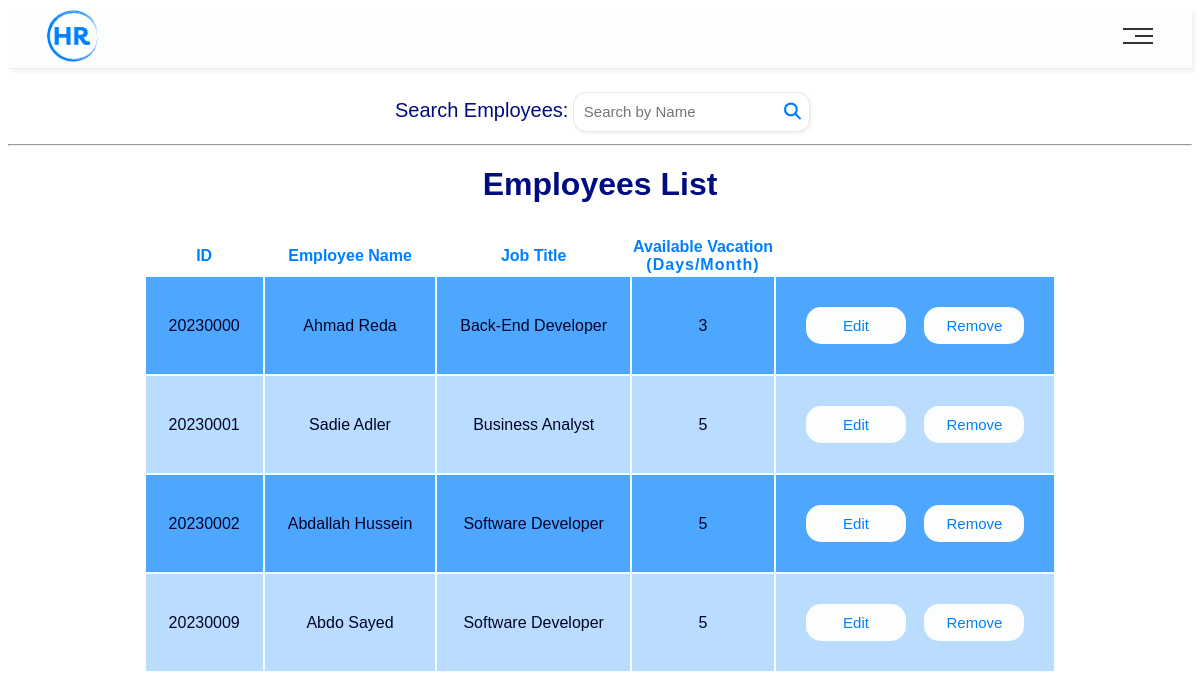
The page /ShowEmployees/ on the database its author committed.
### main/models.py (models this page shows, shortened)
class Employee(models.Model):
    ID = models.BigAutoField(primary_key=True, verbose_name='ID')
    userName = models.CharField(max_length=100)
    Email = models.CharField(max_length=255)
    phoneNum = models.IntegerField()
    address = models.CharField(max_length=255)
    birthDate = models.DateField()
    gender = models.CharField(max_length=10)
    jobTitle = models.CharField(max_length=64)
    maritalStatus = models.CharField(max_length=64)
    salary = models.IntegerField()
    vacationDays = models.IntegerField()

### main/views.py (the view)
# urls.py: path('ShowEmployees/', views.ShowEmployees, name='ShowEmployees'),
def ShowEmployees(request):
    context = {
        "Employees": Employee.objects.all()
    }
    return render(request, 'HRWebsite/Show Employees.html', context)

### main/templates/HRWebsite/Show Employees.html (shortened to what this page needs)
<!DOCTYPE html>
<html lang="en">
{% load static %}
<head>
    <link rel="stylesheet" href="{% static 'css/public.css' %}" />
    <link rel="stylesheet" href="{% static 'css/Navbar.css' %}" />
    <link rel="stylesheet" href="{% static 'css/Table.css' %}" />
    <link rel="stylesheet" href="https://use.fontawesome.com/releases/v5.15.3/css/all.css">
  </head>
  <body>
  {% include 'Navbar/HRNavBar.html' %}
  <section class="Conatiner">
    <form method="post">
      <label class="search">Search Employees: </label>
      <input class="srchfield" type="search" name="Search" placeholder="Search by Name" />
      <hr>
    </form>
      <table class="table">
        <caption class="caption">
          Employees List
        </caption>
        <thead>
          <tr>
            <th>ID</th>
            <th>Employee Name</th>
            <th>Job Title</th>
            <th>Available Vacation<span class="span">(Days/Month)</span></th>
          </tr>
        </thead>
        <tbody>
          {% for emp in Employees%}
          <tr>
            <td id= "ID">{{ emp.ID }}</td>
            <td>{{ emp.userName }}</td>
            <td>{{ emp.jobTitle }}</td>
            <td>{{ emp.vacationDays }}</td>
            <td>
            <div><button class = "edit">Edit</button></div>
            <div><button class = "remove">Remove</button></div>
            </td>
          </tr>
          {% endfor %}
        </tbody>
      </table>
  </body>
</html>

### main/static/css/public.css (style rules this page uses)
body { font-family: Arial, Helvetica, sans-serif; }
* { box-sizing: border-box; caret-color: rgba(0, 128, 255, 0.851); }
:root { --main-color: rgb(0, 128, 255); --white-color: azure; --shadow-color: rgba(185, 167, 167, 0.134); --raduis-size: 20px; }
section { padding: 20px; box-shadow: 3px 3px 3px var(--shadow-color); border-radius: var(--raduis-size); text-align: center; }
label { font-weight: bold; font-size: larger; font-family: sans-serif; color: var(--main-color); }
input:not([type="submit"]) { padding: 10px; border: 1.7px solid rgb(232, 229, 229); border-radius: 12.5px; box-shadow: 2px 2px 2px var(--shadow-color); transition: 1s; font-size: 16px; outline: none; }

### main/static/css/Navbar.css (style rules this page uses)
:root { --main-color: rgb(0, 128, 255); --white-color: rgb(252, 253, 253); --shadow-color: rgba(185, 167, 167, 0.134); }

### main/static/css/Table.css (style rules this page uses)
* { font-family: Arial, Helvetica, sans-serif; }
section { border: none; box-shadow: none; padding: 0; }
.table { padding: 20px; margin: auto; margin-top: 20px; }
.table tbody tr td { margin-left: 10px; padding: 23px; text-align: center; outline: 1px solid azure; color: #00042a; }
.table tbody tr:nth-child(odd) { background-color: #1e90ffc9; }
.table tbody tr:nth-child(even) { background-color: #1e8fff4e; }
.table thead tr th { color: var(--main-color); }
.table tbody tr td button { padding: 10px 20px; font-size: 15px; font-weight: 500; background-color: var(--white-color); color: var(--main-color); outline: none; border: none; border-radius: 15px; cursor: pointer; box-sizing: border-box; width: 100px; text-overflow: ellipsis; }
.table tbody tr td div { display: inline-block; margin: 7px; }
.span { display: block; letter-spacing: 1px; }
.caption { margin-bottom: 12px; font-size: xx-large; font-weight: bold; color: #010c80; }
.search { color: #010c80; font-weight: normal; font-size: 20px; display: inline-block; margin-top: 30px; }
.srchfield { width: 20%; }
.srchfield::placeholder { font-size: 15px; }
hr { margin-top: 12px; }
svg { width: 21px; height: 34px; margin-left: -30px; position: relative; top: 11px; padding-right: 4px; }

### rows shown on the page
Employee: ID "20230000", userName "Ahmad Reda", jobTitle "Back-End Developer", vacationDays "3"
Employee: ID "20230001", userName "Sadie Adler", jobTitle "Business Analyst", vacationDays "5"
Employee: ID "20230002", userName "Abdallah Hussein", jobTitle "Software Developer", vacationDays "5"
Employee: ID "20230009", userName "Abdo Sayed", jobTitle "Software Developer", vacationDays "5"
